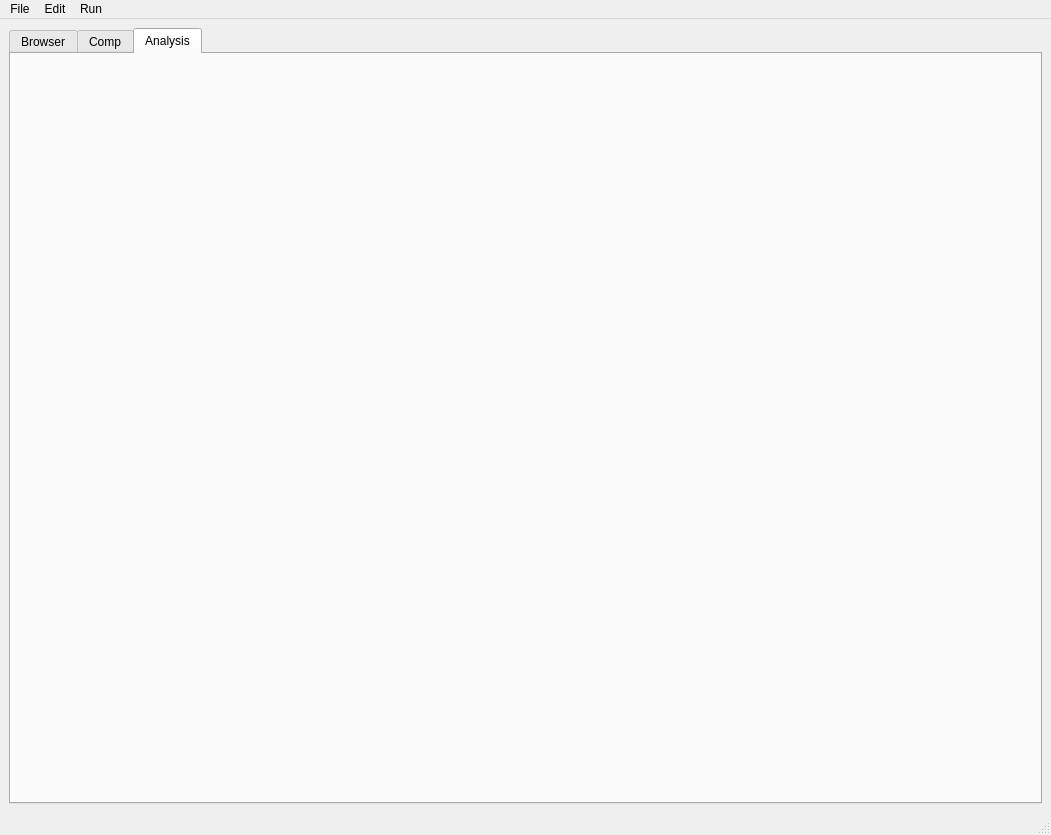
<?xml version="1.0" encoding="UTF-8"?>
<ui version="4.0">
 <class>MainWindow</class>
 <widget class="QMainWindow" name="MainWindow">
  <property name="geometry">
   <rect>
    <x>0</x>
    <y>0</y>
    <width>1051</width>
    <height>835</height>
   </rect>
  </property>
  <property name="windowTitle">
   <string>DB Browser</string>
  </property>
  <widget class="QWidget" name="centralwidget">
   <layout class="QVBoxLayout" name="verticalLayout">
    <item>
     <widget class="QTabWidget" name="tabWidget">
      <property name="currentIndex">
       <number>2</number>
      </property>
      <widget class="BrowserTab" name="tabBrowser">
       <attribute name="title">
        <string>Browser</string>
       </attribute>
      </widget>
      <widget class="CompTab" name="tabComp">
       <attribute name="title">
        <string>Comp</string>
       </attribute>
      </widget>
      <widget class="AnalysisTab" name="tabAnalysis">
       <attribute name="title">
        <string>Analysis</string>
       </attribute>
      </widget>
     </widget>
    </item>
   </layout>
  </widget>
  <widget class="QMenuBar" name="menubar">
   <property name="geometry">
    <rect>
     <x>0</x>
     <y>0</y>
     <width>1051</width>
     <height>20</height>
    </rect>
   </property>
   <widget class="QMenu" name="menuFile">
    <property name="title">
     <string>File</string>
    </property>
    <addaction name="actionOpen"/>
   </widget>
   <widget class="QMenu" name="menuEdit">
    <property name="title">
     <string>Edit</string>
    </property>
    <addaction name="actionSave_selections"/>
    <addaction name="actionLoad_selections"/>
   </widget>
   <widget class="QMenu" name="menuRun">
    <property name="title">
     <string>Run</string>
    </property>
    <addaction name="actionCustom_function"/>
   </widget>
   <addaction name="menuFile"/>
   <addaction name="menuEdit"/>
   <addaction name="menuRun"/>
  </widget>
  <widget class="QStatusBar" name="statusbar"/>
  <action name="actionOpen">
   <property name="text">
    <string>Open</string>
   </property>
   <property name="toolTip">
    <string>Open</string>
   </property>
   <property name="statusTip">
    <string>Load a modelspec from file</string>
   </property>
   <property name="shortcut">
    <string>Ctrl+O</string>
   </property>
  </action>
  <action name="actionSave_selections">
   <property name="text">
    <string>Save selections</string>
   </property>
   <property name="statusTip">
    <string>Save current input selections</string>
   </property>
  </action>
  <action name="actionLoad_selections">
   <property name="text">
    <string>Load selections</string>
   </property>
   <property name="statusTip">
    <string>Load saved input selections</string>
   </property>
  </action>
  <action name="actionCustom_function">
   <property name="text">
    <string>Custon function</string>
   </property>
   <property name="statusTip">
    <string>Define and run a custom a function</string>
   </property>
   <property name="shortcut">
    <string>Ctrl+R</string>
   </property>
  </action>
 </widget>
 <customwidgets>
  <customwidget>
   <class>BrowserTab</class>
   <extends>QWidget</extends>
   <header>browser_tab</header>
   <container>1</container>
  </customwidget>
  <customwidget>
   <class>CompTab</class>
   <extends>QWidget</extends>
   <header>comp_tab</header>
   <container>1</container>
  </customwidget>
  <customwidget>
   <class>AnalysisTab</class>
   <extends>QWidget</extends>
   <header>analysis_tab</header>
   <container>1</container>
  </customwidget>
 </customwidgets>
 <resources/>
 <connections/>
</ui>
